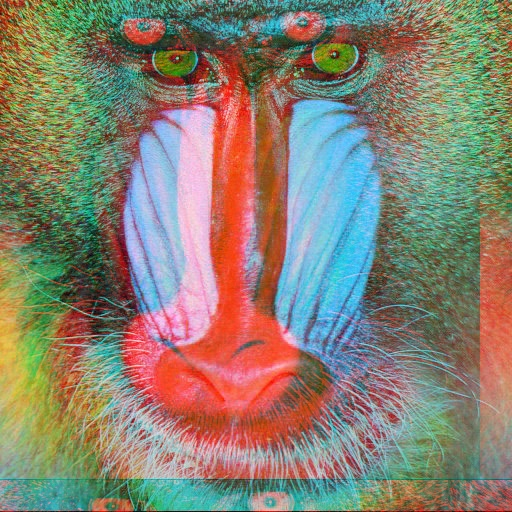
#> input picture mandrill1.jpg, 512 x 512 px
$ python lab01.py
#> lines starting #> are read from the running program, lines starting #| are printed output that depends on the picture; after the words box and inside, x2 and y2 are one past the last pixel; in counts of white or black regions, pixels touching at a corner belong together
import cv2
import numpy as np


image = cv2.imread('mandrill1.jpg')
#> image is the input picture: shape (512, 512, 3); mean B, G, R 113.1, 128.9, 136.9
outImage =cv2.imread('mandrill1.jpg')


for y in range(0, image.shape[0]):
      for x in range(0, image.shape[1]):
              pixelBlue = image[y, x, 0]
              pixelGreen = image[y, x, 1]
              pixelRed = image[y, x, 2]

              outImage[y, x, 0] = pixelBlue
              outImage[y, x, 1] = pixelGreen
              outImage[(y+30)%image.shape[0], (x+30)%image.shape[1], 2] = pixelRed
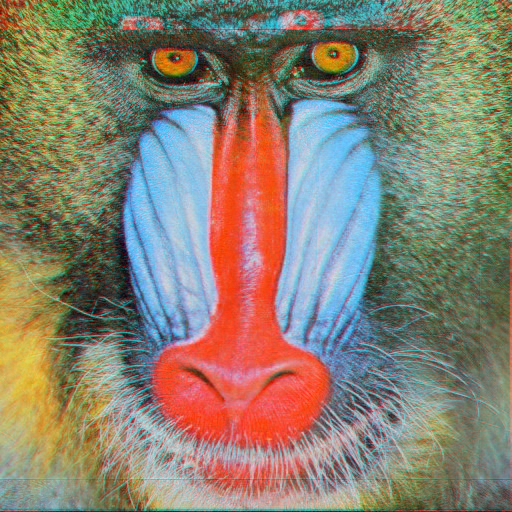
#> outImage: shape (512, 512, 3); mean B, G, R 113.1, 128.9, 136.9
for y in range(0, 30):
      for x in range(0, image.shape[1]):
              pixelBlue = outImage[y, x, 0]
              pixelGreen = outImage[y, x, 1]
              pixelRed = outImage[y, x, 2]

              outImage[y, x, 0] = pixelBlue
              outImage[y, x, 1] = pixelGreen
              outImage[y, x, 2] = (pixelRed - 20)%256
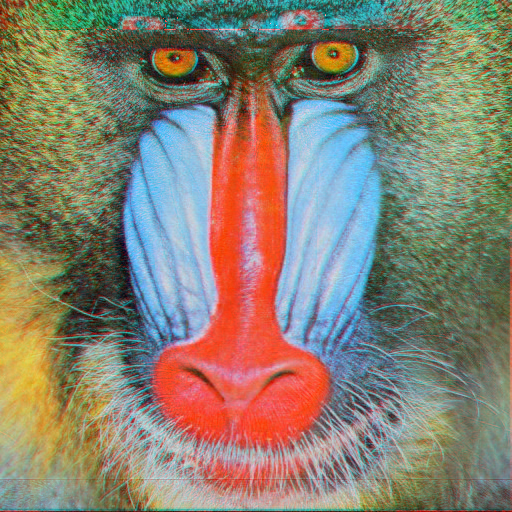
#> outImage: shape (512, 512, 3); 5.86% of pixels changed, all inside (x1, y1, x2, y2) = (0, 0, 512, 30)


cv2.imshow('Processed Image1', outImage)
cv2.waitKey(0)
cv2.destroyAllWindows()

cv2.imwrite("fixedPic1.jpg", outImage)

$ run again, with mandrill2.jpg copied over mandrill1.jpg
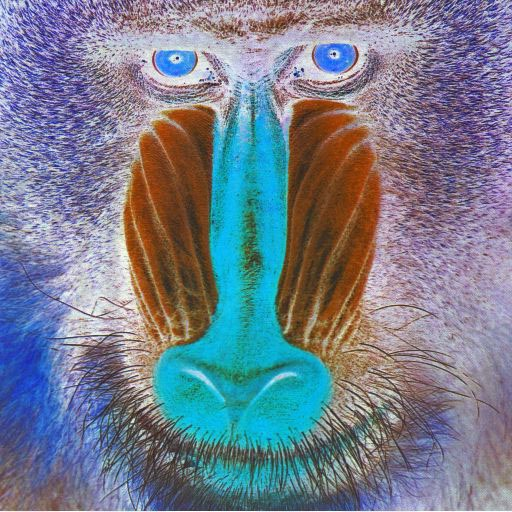
#> input picture mandrill2.jpg, 512 x 512 px
#> image is the input picture: shape (512, 512, 3); mean B, G, R 141.8, 126.1, 117.6
#> after the loop `for y in range(0, image.shape[0]):`:
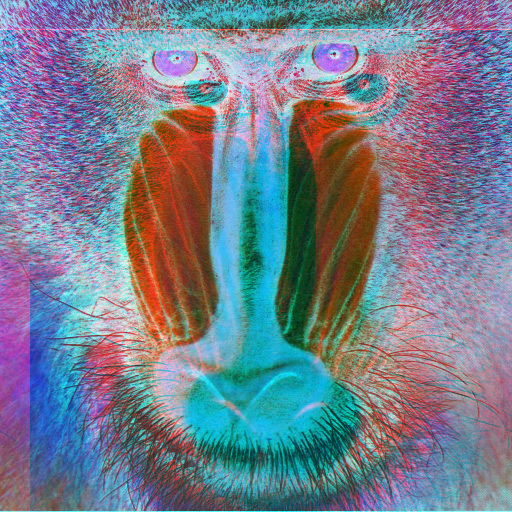
#> outImage: shape (512, 512, 3); mean B, G, R 141.8, 126.1, 117.6

$ run again, with mandrill3.jpg copied over mandrill1.jpg
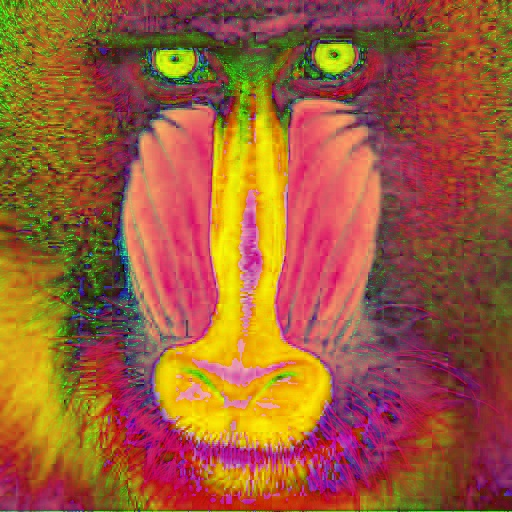
#> input picture mandrill3.jpg, 512 x 512 px
#> image is the input picture: shape (512, 512, 3); mean B, G, R 57.2, 92, 157.5
#> after the loop `for y in range(0, image.shape[0]):`:
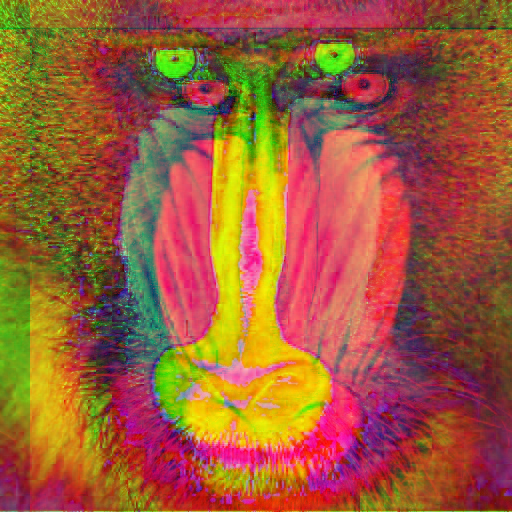
#> outImage: shape (512, 512, 3); mean B, G, R 57.2, 92, 157.5
